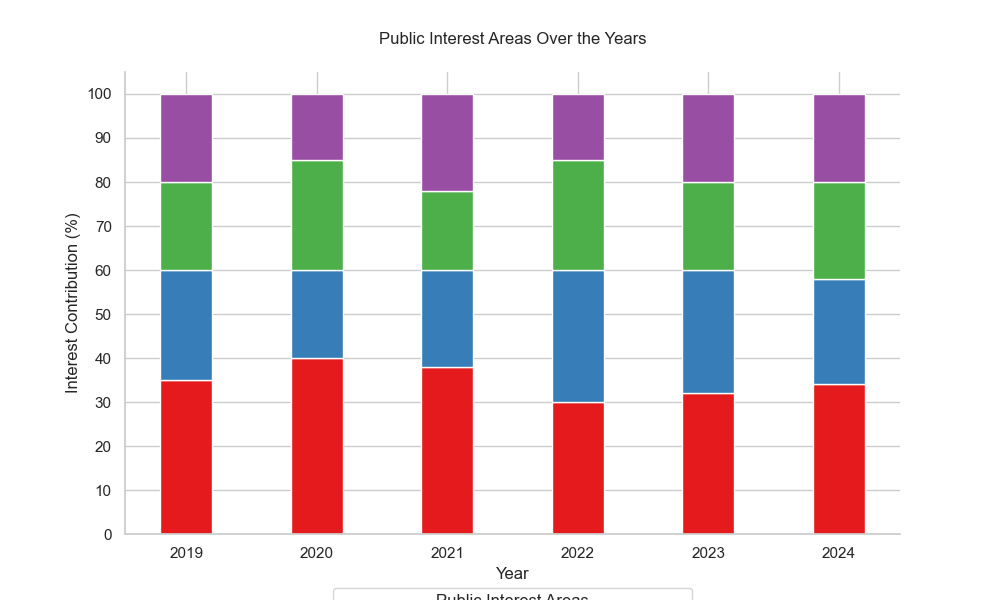

This chart was generated by the following Python code:

import pandas as pd
import matplotlib.pyplot as plt
import seaborn as sns

data = [
    {'Year': 2019, 'Public Health (%)': 35, 'Education (%)': 25, 'Environment (%)': 20, 'Technology (%)': 20},
    {'Year': 2020, 'Public Health (%)': 40, 'Education (%)': 20, 'Environment (%)': 25, 'Technology (%)': 15},
    {'Year': 2021, 'Public Health (%)': 38, 'Education (%)': 22, 'Environment (%)': 18, 'Technology (%)': 22},
    {'Year': 2022, 'Public Health (%)': 30, 'Education (%)': 30, 'Environment (%)': 25, 'Technology (%)': 15},
    {'Year': 2023, 'Public Health (%)': 32, 'Education (%)': 28, 'Environment (%)': 20, 'Technology (%)': 20},
    {'Year': 2024, 'Public Health (%)': 34, 'Education (%)': 24, 'Environment (%)': 22, 'Technology (%)': 20}
]

df = pd.DataFrame(data)
df.set_index('Year', inplace=True)
df_normalized = df.div(df.sum(axis=1), axis=0) * 100

colors = ['#e41a1c', '#377eb8', '#4daf4a', '#984ea3']
sns.set_style('whitegrid')
plt.figure(figsize=(10, 6))

bottom = None
bar_width = 0.4
for (columnName, columnData), color in zip(df_normalized.iteritems(), colors):
    plt.bar(df_normalized.index, columnData, bottom=bottom, color=color, label=columnName, edgecolor='white', width=bar_width)
    bottom = columnData if bottom is None else bottom + columnData

plt.legend(title="Public Interest Areas", loc='upper center', bbox_to_anchor=(0.5, -0.1), ncol=2)
plt.title('Public Interest Areas Over the Years', pad=20)
plt.xlabel('Year')
plt.ylabel('Interest Contribution (%)')
plt.yticks(range(0, 101, 10))
plt.xticks(df_normalized.index)
sns.despine()

plt.show()
